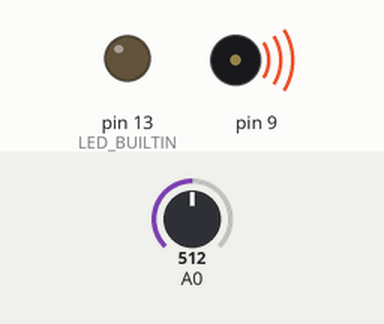
Recording of a sketch running on a simulated Arduino Uno, built with avr-gcc and run on an emulated ATmega328P. Shown: output pins drawn as LEDs (lit = HIGH), buzzer (waves = sounding). The test bench sets the inputs (shaded band); at power-on: A0 = 512. What the sketch prints to the serial monitor is not drawn.

Above: at 0.1 s.
Timing chart, 0 to 1.6 s (numbered marks = the images above):
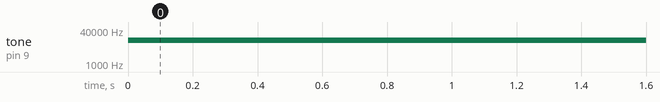

The sketch:

lab3p2.ino
```cpp
// C++ code
//
void setup()
{
  pinMode(LED_BUILTIN, OUTPUT);
  pinMode(9, OUTPUT);
  pinMode(A0, INPUT);
  Serial.begin(9600);
}

void loop()
{

  int pot_in = analogRead(A0);
  int pot_to_tone = map(pot_in, 0, 1023, 9000, 17000);
  Serial.println(pot_to_tone);

  tone(9, pot_to_tone);
}
```

Measured:
- by itself, tone on pin 9: silent → 13003 Hz at 0.00 s
